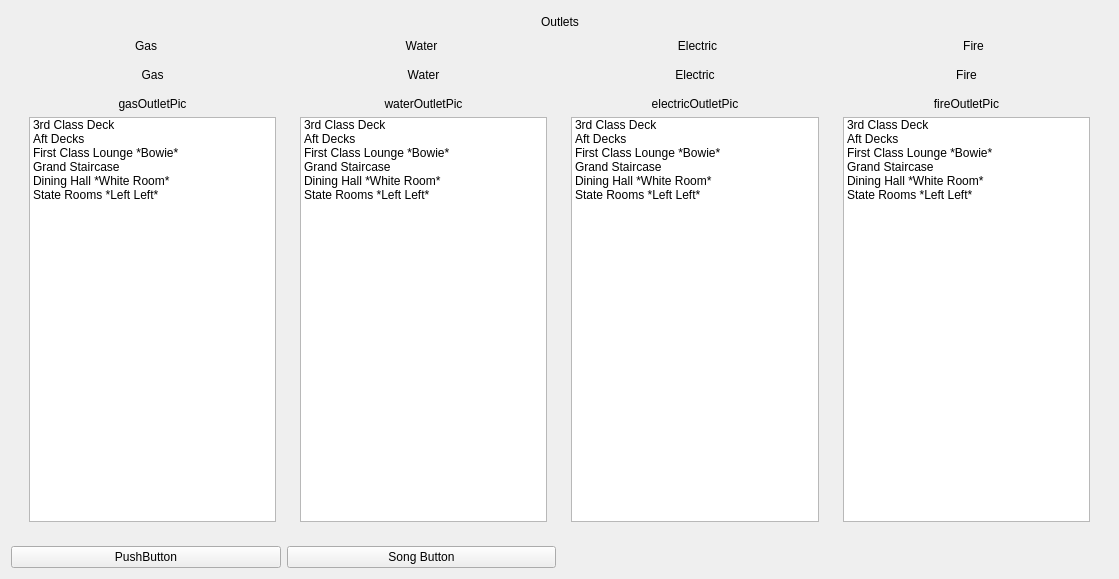
<?xml version="1.0" encoding="UTF-8"?>
<ui version="4.0">
 <class>OutletWindow</class>
 <widget class="QWidget" name="OutletWindow">
  <property name="geometry">
   <rect>
    <x>0</x>
    <y>0</y>
    <width>1119</width>
    <height>579</height>
   </rect>
  </property>
  <property name="windowTitle">
   <string>Form</string>
  </property>
  <layout class="QGridLayout" name="gridLayout">
   <item row="2" column="2">
    <widget class="QLabel" name="electric_location">
     <property name="maximumSize">
      <size>
       <width>500</width>
       <height>400</height>
      </size>
     </property>
     <property name="text">
      <string>Electric</string>
     </property>
     <property name="scaledContents">
      <bool>true</bool>
     </property>
     <property name="alignment">
      <set>Qt::AlignCenter</set>
     </property>
    </widget>
   </item>
   <item row="2" column="3">
    <widget class="QLabel" name="fire_location">
     <property name="maximumSize">
      <size>
       <width>500</width>
       <height>400</height>
      </size>
     </property>
     <property name="text">
      <string>Fire</string>
     </property>
     <property name="scaledContents">
      <bool>true</bool>
     </property>
     <property name="alignment">
      <set>Qt::AlignCenter</set>
     </property>
    </widget>
   </item>
   <item row="4" column="1">
    <widget class="QPushButton" name="pushButton_3">
     <property name="text">
      <string>Song Button</string>
     </property>
    </widget>
   </item>
   <item row="2" column="1">
    <widget class="QLabel" name="water_location">
     <property name="maximumSize">
      <size>
       <width>500</width>
       <height>400</height>
      </size>
     </property>
     <property name="text">
      <string>Water</string>
     </property>
     <property name="scaledContents">
      <bool>true</bool>
     </property>
     <property name="alignment">
      <set>Qt::AlignCenter</set>
     </property>
    </widget>
   </item>
   <item row="3" column="0" colspan="4">
    <layout class="QHBoxLayout" name="horizontalLayout">
     <item>
      <widget class="QWidget" name="widget" native="true">
       <layout class="QGridLayout" name="gridLayout_3">
        <item row="1" column="2">
         <widget class="QLabel" name="label_7">
          <property name="text">
           <string>Electric</string>
          </property>
          <property name="alignment">
           <set>Qt::AlignCenter</set>
          </property>
         </widget>
        </item>
        <item row="1" column="0">
         <widget class="QLabel" name="label_5">
          <property name="maximumSize">
           <size>
            <width>400</width>
            <height>400</height>
           </size>
          </property>
          <property name="text">
           <string>Gas</string>
          </property>
          <property name="alignment">
           <set>Qt::AlignCenter</set>
          </property>
         </widget>
        </item>
        <item row="1" column="1">
         <widget class="QLabel" name="label_6">
          <property name="maximumSize">
           <size>
            <width>400</width>
            <height>400</height>
           </size>
          </property>
          <property name="text">
           <string>Water</string>
          </property>
          <property name="alignment">
           <set>Qt::AlignCenter</set>
          </property>
         </widget>
        </item>
        <item row="1" column="3">
         <widget class="QLabel" name="label_8">
          <property name="text">
           <string>Fire</string>
          </property>
          <property name="alignment">
           <set>Qt::AlignCenter</set>
          </property>
         </widget>
        </item>
        <item row="3" column="0" colspan="4">
         <layout class="QHBoxLayout" name="horizontalLayout_2">
          <item>
           <widget class="QWidget" name="gasWidget" native="true">
            <layout class="QGridLayout" name="gridLayout_4">
             <item row="1" column="0">
              <widget class="QLabel" name="gasOutletLabel">
               <property name="sizePolicy">
                <sizepolicy hsizetype="Maximum" vsizetype="Maximum">
                 <horstretch>0</horstretch>
                 <verstretch>0</verstretch>
                </sizepolicy>
               </property>
               <property name="maximumSize">
                <size>
                 <width>500</width>
                 <height>300</height>
                </size>
               </property>
               <property name="baseSize">
                <size>
                 <width>300</width>
                 <height>200</height>
                </size>
               </property>
               <property name="text">
                <string>gasOutletPic</string>
               </property>
               <property name="scaledContents">
                <bool>true</bool>
               </property>
               <property name="alignment">
                <set>Qt::AlignCenter</set>
               </property>
              </widget>
             </item>
             <item row="2" column="0">
              <widget class="QListWidget" name="listWidget">
               <property name="palette">
                <palette>
                 <active>
                  <colorrole role="WindowText">
                   <brush brushstyle="SolidPattern">
                    <color alpha="255">
                     <red>0</red>
                     <green>0</green>
                     <blue>0</blue>
                    </color>
                   </brush>
                  </colorrole>
                  <colorrole role="Midlight">
                   <brush brushstyle="SolidPattern">
                    <color alpha="255">
                     <red>195</red>
                     <green>80</green>
                     <blue>227</blue>
                    </color>
                   </brush>
                  </colorrole>
                  <colorrole role="Dark">
                   <brush brushstyle="SolidPattern">
                    <color alpha="255">
                     <red>160</red>
                     <green>1</green>
                     <blue>1</blue>
                    </color>
                   </brush>
                  </colorrole>
                  <colorrole role="Mid">
                   <brush brushstyle="SolidPattern">
                    <color alpha="255">
                     <red>44</red>
                     <green>110</green>
                     <blue>160</blue>
                    </color>
                   </brush>
                  </colorrole>
                  <colorrole role="Text">
                   <brush brushstyle="SolidPattern">
                    <color alpha="255">
                     <red>0</red>
                     <green>0</green>
                     <blue>0</blue>
                    </color>
                   </brush>
                  </colorrole>
                  <colorrole role="ButtonText">
                   <brush brushstyle="SolidPattern">
                    <color alpha="255">
                     <red>0</red>
                     <green>0</green>
                     <blue>0</blue>
                    </color>
                   </brush>
                  </colorrole>
                  <colorrole role="Shadow">
                   <brush brushstyle="SolidPattern">
                    <color alpha="255">
                     <red>209</red>
                     <green>0</green>
                     <blue>27</blue>
                    </color>
                   </brush>
                  </colorrole>
                  <colorrole role="PlaceholderText">
                   <brush brushstyle="SolidPattern">
                    <color alpha="128">
                     <red>0</red>
                     <green>0</green>
                     <blue>0</blue>
                    </color>
                   </brush>
                  </colorrole>
                 </active>
                 <inactive>
                  <colorrole role="WindowText">
                   <brush brushstyle="SolidPattern">
                    <color alpha="255">
                     <red>0</red>
                     <green>0</green>
                     <blue>0</blue>
                    </color>
                   </brush>
                  </colorrole>
                  <colorrole role="Midlight">
                   <brush brushstyle="SolidPattern">
                    <color alpha="255">
                     <red>195</red>
                     <green>80</green>
                     <blue>227</blue>
                    </color>
                   </brush>
                  </colorrole>
                  <colorrole role="Dark">
                   <brush brushstyle="SolidPattern">
                    <color alpha="255">
                     <red>160</red>
                     <green>1</green>
                     <blue>1</blue>
                    </color>
                   </brush>
                  </colorrole>
                  <colorrole role="Mid">
                   <brush brushstyle="SolidPattern">
                    <color alpha="255">
                     <red>44</red>
                     <green>110</green>
                     <blue>160</blue>
                    </color>
                   </brush>
                  </colorrole>
                  <colorrole role="Text">
                   <brush brushstyle="SolidPattern">
                    <color alpha="255">
                     <red>0</red>
                     <green>0</green>
                     <blue>0</blue>
                    </color>
                   </brush>
                  </colorrole>
                  <colorrole role="ButtonText">
                   <brush brushstyle="SolidPattern">
                    <color alpha="255">
                     <red>0</red>
                     <green>0</green>
                     <blue>0</blue>
                    </color>
                   </brush>
                  </colorrole>
                  <colorrole role="Shadow">
                   <brush brushstyle="SolidPattern">
                    <color alpha="255">
                     <red>209</red>
                     <green>0</green>
                     <blue>27</blue>
                    </color>
                   </brush>
                  </colorrole>
                  <colorrole role="PlaceholderText">
                   <brush brushstyle="SolidPattern">
                    <color alpha="128">
                     <red>0</red>
                     <green>0</green>
                     <blue>0</blue>
                    </color>
                   </brush>
                  </colorrole>
                 </inactive>
                 <disabled>
                  <colorrole role="WindowText">
                   <brush brushstyle="SolidPattern">
                    <color alpha="255">
                     <red>160</red>
                     <green>1</green>
                     <blue>1</blue>
                    </color>
                   </brush>
                  </colorrole>
                  <colorrole role="Midlight">
                   <brush brushstyle="SolidPattern">
                    <color alpha="255">
                     <red>195</red>
                     <green>80</green>
                     <blue>227</blue>
                    </color>
                   </brush>
                  </colorrole>
                  <colorrole role="Dark">
                   <brush brushstyle="SolidPattern">
                    <color alpha="255">
                     <red>160</red>
                     <green>1</green>
                     <blue>1</blue>
                    </color>
                   </brush>
                  </colorrole>
                  <colorrole role="Mid">
                   <brush brushstyle="SolidPattern">
                    <color alpha="255">
                     <red>44</red>
                     <green>110</green>
                     <blue>160</blue>
                    </color>
                   </brush>
                  </colorrole>
                  <colorrole role="Text">
                   <brush brushstyle="SolidPattern">
                    <color alpha="255">
                     <red>160</red>
                     <green>1</green>
                     <blue>1</blue>
                    </color>
                   </brush>
                  </colorrole>
                  <colorrole role="ButtonText">
                   <brush brushstyle="SolidPattern">
                    <color alpha="255">
                     <red>160</red>
                     <green>1</green>
                     <blue>1</blue>
                    </color>
                   </brush>
                  </colorrole>
                  <colorrole role="Shadow">
                   <brush brushstyle="SolidPattern">
                    <color alpha="255">
                     <red>209</red>
                     <green>0</green>
                     <blue>27</blue>
                    </color>
                   </brush>
                  </colorrole>
                  <colorrole role="PlaceholderText">
                   <brush brushstyle="SolidPattern">
                    <color alpha="128">
                     <red>0</red>
                     <green>0</green>
                     <blue>0</blue>
                    </color>
                   </brush>
                  </colorrole>
                 </disabled>
                </palette>
               </property>
               <property name="selectionBehavior">
                <enum>QAbstractItemView::SelectRows</enum>
               </property>
               <property name="layoutMode">
                <enum>QListView::SinglePass</enum>
               </property>
               <property name="uniformItemSizes">
                <bool>true</bool>
               </property>
               <item>
                <property name="text">
                 <string>3rd Class Deck</string>
                </property>
               </item>
               <item>
                <property name="text">
                 <string>Aft Decks</string>
                </property>
               </item>
               <item>
                <property name="text">
                 <string>First Class Lounge *Bowie*</string>
                </property>
               </item>
               <item>
                <property name="text">
                 <string>Grand Staircase</string>
                </property>
               </item>
               <item>
                <property name="text">
                 <string>Dining Hall *White Room*</string>
                </property>
               </item>
               <item>
                <property name="text">
                 <string>State Rooms *Left Left*</string>
                </property>
               </item>
              </widget>
             </item>
            </layout>
           </widget>
          </item>
          <item>
           <widget class="QWidget" name="widget_3" native="true">
            <layout class="QGridLayout" name="gridLayout_5">
             <item row="1" column="2">
              <widget class="QLabel" name="waterOutletLabel">
               <property name="maximumSize">
                <size>
                 <width>500</width>
                 <height>300</height>
                </size>
               </property>
               <property name="baseSize">
                <size>
                 <width>300</width>
                 <height>200</height>
                </size>
               </property>
               <property name="text">
                <string>waterOutletPic</string>
               </property>
               <property name="scaledContents">
                <bool>true</bool>
               </property>
               <property name="alignment">
                <set>Qt::AlignCenter</set>
               </property>
              </widget>
             </item>
             <item row="2" column="2">
              <widget class="QListWidget" name="listWidget_2">
               <property name="palette">
                <palette>
                 <active>
                  <colorrole role="WindowText">
                   <brush brushstyle="SolidPattern">
                    <color alpha="255">
                     <red>0</red>
                     <green>0</green>
                     <blue>0</blue>
                    </color>
                   </brush>
                  </colorrole>
                  <colorrole role="Midlight">
                   <brush brushstyle="SolidPattern">
                    <color alpha="255">
                     <red>195</red>
                     <green>80</green>
                     <blue>227</blue>
                    </color>
                   </brush>
                  </colorrole>
                  <colorrole role="Dark">
                   <brush brushstyle="SolidPattern">
                    <color alpha="255">
                     <red>160</red>
                     <green>1</green>
                     <blue>1</blue>
                    </color>
                   </brush>
                  </colorrole>
                  <colorrole role="Mid">
                   <brush brushstyle="SolidPattern">
                    <color alpha="255">
                     <red>44</red>
                     <green>110</green>
                     <blue>160</blue>
                    </color>
                   </brush>
                  </colorrole>
                  <colorrole role="Text">
                   <brush brushstyle="SolidPattern">
                    <color alpha="255">
                     <red>0</red>
                     <green>0</green>
                     <blue>0</blue>
                    </color>
                   </brush>
                  </colorrole>
                  <colorrole role="ButtonText">
                   <brush brushstyle="SolidPattern">
                    <color alpha="255">
                     <red>0</red>
                     <green>0</green>
                     <blue>0</blue>
                    </color>
                   </brush>
                  </colorrole>
                  <colorrole role="Shadow">
                   <brush brushstyle="SolidPattern">
                    <color alpha="255">
                     <red>209</red>
                     <green>0</green>
                     <blue>27</blue>
                    </color>
                   </brush>
                  </colorrole>
                  <colorrole role="PlaceholderText">
                   <brush brushstyle="SolidPattern">
                    <color alpha="128">
                     <red>0</red>
                     <green>0</green>
                     <blue>0</blue>
                    </color>
                   </brush>
                  </colorrole>
                 </active>
                 <inactive>
                  <colorrole role="WindowText">
                   <brush brushstyle="SolidPattern">
                    <color alpha="255">
                     <red>0</red>
                     <green>0</green>
                     <blue>0</blue>
                    </color>
                   </brush>
                  </colorrole>
                  <colorrole role="Midlight">
                   <brush brushstyle="SolidPattern">
                    <color alpha="255">
                     <red>195</red>
                     <green>80</green>
                     <blue>227</blue>
                    </color>
                   </brush>
                  </colorrole>
                  <colorrole role="Dark">
                   <brush brushstyle="SolidPattern">
                    <color alpha="255">
                     <red>160</red>
                     <green>1</green>
                     <blue>1</blue>
                    </color>
                   </brush>
                  </colorrole>
                  <colorrole role="Mid">
                   <brush brushstyle="SolidPattern">
                    <color alpha="255">
                     <red>44</red>
                     <green>110</green>
                     <blue>160</blue>
                    </color>
                   </brush>
                  </colorrole>
                  <colorrole role="Text">
                   <brush brushstyle="SolidPattern">
                    <color alpha="255">
                     <red>0</red>
                     <green>0</green>
                     <blue>0</blue>
                    </color>
                   </brush>
                  </colorrole>
                  <colorrole role="ButtonText">
                   <brush brushstyle="SolidPattern">
                    <color alpha="255">
                     <red>0</red>
                     <green>0</green>
                     <blue>0</blue>
                    </color>
                   </brush>
                  </colorrole>
                  <colorrole role="Shadow">
                   <brush brushstyle="SolidPattern">
                    <color alpha="255">
                     <red>209</red>
                     <green>0</green>
                     <blue>27</blue>
                    </color>
                   </brush>
                  </colorrole>
                  <colorrole role="PlaceholderText">
                   <brush brushstyle="SolidPattern">
                    <color alpha="128">
                     <red>0</red>
                     <green>0</green>
                     <blue>0</blue>
                    </color>
                   </brush>
                  </colorrole>
                 </inactive>
                 <disabled>
                  <colorrole role="WindowText">
                   <brush brushstyle="SolidPattern">
                    <color alpha="255">
                     <red>160</red>
                     <green>1</green>
                     <blue>1</blue>
                    </color>
                   </brush>
                  </colorrole>
                  <colorrole role="Midlight">
                   <brush brushstyle="SolidPattern">
                    <color alpha="255">
                     <red>195</red>
                     <green>80</green>
                     <blue>227</blue>
                    </color>
                   </brush>
                  </colorrole>
                  <colorrole role="Dark">
                   <brush brushstyle="SolidPattern">
                    <color alpha="255">
                     <red>160</red>
                     <green>1</green>
                     <blue>1</blue>
                    </color>
                   </brush>
                  </colorrole>
                  <colorrole role="Mid">
                   <brush brushstyle="SolidPattern">
                    <color alpha="255">
                     <red>44</red>
                     <green>110</green>
                     <blue>160</blue>
                    </color>
                   </brush>
                  </colorrole>
                  <colorrole role="Text">
                   <brush brushstyle="SolidPattern">
                    <color alpha="255">
                     <red>160</red>
                     <green>1</green>
                     <blue>1</blue>
                    </color>
                   </brush>
                  </colorrole>
                  <colorrole role="ButtonText">
                   <brush brushstyle="SolidPattern">
                    <color alpha="255">
                     <red>160</red>
                     <green>1</green>
                     <blue>1</blue>
                    </color>
                   </brush>
                  </colorrole>
                  <colorrole role="Shadow">
                   <brush brushstyle="SolidPattern">
                    <color alpha="255">
                     <red>209</red>
                     <green>0</green>
                     <blue>27</blue>
                    </color>
                   </brush>
                  </colorrole>
                  <colorrole role="PlaceholderText">
                   <brush brushstyle="SolidPattern">
                    <color alpha="128">
                     <red>0</red>
                     <green>0</green>
                     <blue>0</blue>
                    </color>
                   </brush>
                  </colorrole>
                 </disabled>
                </palette>
               </property>
               <property name="selectionBehavior">
                <enum>QAbstractItemView::SelectRows</enum>
               </property>
               <property name="layoutMode">
                <enum>QListView::SinglePass</enum>
               </property>
               <property name="uniformItemSizes">
                <bool>true</bool>
               </property>
               <item>
                <property name="text">
                 <string>3rd Class Deck</string>
                </property>
               </item>
               <item>
                <property name="text">
                 <string>Aft Decks</string>
                </property>
               </item>
               <item>
                <property name="text">
                 <string>First Class Lounge *Bowie*</string>
                </property>
               </item>
               <item>
                <property name="text">
                 <string>Grand Staircase</string>
                </property>
               </item>
               <item>
                <property name="text">
                 <string>Dining Hall *White Room*</string>
                </property>
               </item>
               <item>
                <property name="text">
                 <string>State Rooms *Left Left*</string>
                </property>
               </item>
              </widget>
             </item>
            </layout>
           </widget>
          </item>
          <item>
           <widget class="QWidget" name="widget_4" native="true">
            <layout class="QGridLayout" name="gridLayout_6">
             <item row="1" column="0">
              <widget class="QLabel" name="electricOutletLabel">
               <property name="maximumSize">
                <size>
                 <width>500</width>
                 <height>300</height>
                </size>
               </property>
               <property name="baseSize">
                <size>
                 <width>300</width>
                 <height>200</height>
                </size>
               </property>
               <property name="text">
                <string>electricOutletPic</string>
               </property>
               <property name="scaledContents">
                <bool>true</bool>
               </property>
               <property name="alignment">
                <set>Qt::AlignCenter</set>
               </property>
              </widget>
             </item>
             <item row="2" column="0">
              <widget class="QListWidget" name="listWidget_3">
               <property name="palette">
                <palette>
                 <active>
                  <colorrole role="WindowText">
                   <brush brushstyle="SolidPattern">
                    <color alpha="255">
                     <red>0</red>
                     <green>0</green>
                     <blue>0</blue>
                    </color>
                   </brush>
                  </colorrole>
                  <colorrole role="Midlight">
                   <brush brushstyle="SolidPattern">
                    <color alpha="255">
                     <red>195</red>
                     <green>80</green>
                     <blue>227</blue>
                    </color>
                   </brush>
                  </colorrole>
                  <colorrole role="Dark">
                   <brush brushstyle="SolidPattern">
                    <color alpha="255">
                     <red>160</red>
                     <green>1</green>
                     <blue>1</blue>
                    </color>
                   </brush>
                  </colorrole>
                  <colorrole role="Mid">
                   <brush brushstyle="SolidPattern">
                    <color alpha="255">
                     <red>44</red>
                     <green>110</green>
                     <blue>160</blue>
                    </color>
                   </brush>
                  </colorrole>
                  <colorrole role="Text">
                   <brush brushstyle="SolidPattern">
                    <color alpha="255">
                     <red>0</red>
                     <green>0</green>
                     <blue>0</blue>
                    </color>
                   </brush>
                  </colorrole>
                  <colorrole role="ButtonText">
                   <brush brushstyle="SolidPattern">
                    <color alpha="255">
                     <red>0</red>
                     <green>0</green>
                     <blue>0</blue>
                    </color>
                   </brush>
                  </colorrole>
                  <colorrole role="Shadow">
                   <brush brushstyle="SolidPattern">
                    <color alpha="255">
                     <red>209</red>
                     <green>0</green>
                     <blue>27</blue>
                    </color>
                   </brush>
                  </colorrole>
                  <colorrole role="PlaceholderText">
                   <brush brushstyle="SolidPattern">
                    <color alpha="128">
                     <red>0</red>
                     <green>0</green>
                     <blue>0</blue>
                    </color>
                   </brush>
                  </colorrole>
                 </active>
                 <inactive>
                  <colorrole role="WindowText">
                   <brush brushstyle="SolidPattern">
                    <color alpha="255">
                     <red>0</red>
                     <green>0</green>
                     <blue>0</blue>
                    </color>
                   </brush>
                  </colorrole>
                  <colorrole role="Midlight">
                   <brush brushstyle="SolidPattern">
                    <color alpha="255">
                     <red>195</red>
                     <green>80</green>
                     <blue>227</blue>
                    </color>
                   </brush>
                  </colorrole>
                  <colorrole role="Dark">
                   <brush brushstyle="SolidPattern">
                    <color alpha="255">
                     <red>160</red>
                     <green>1</green>
                     <blue>1</blue>
                    </color>
                   </brush>
                  </colorrole>
                  <colorrole role="Mid">
                   <brush brushstyle="SolidPattern">
                    <color alpha="255">
                     <red>44</red>
                     <green>110</green>
                     <blue>160</blue>
                    </color>
                   </brush>
                  </colorrole>
                  <colorrole role="Text">
                   <brush brushstyle="SolidPattern">
                    <color alpha="255">
                     <red>0</red>
                     <green>0</green>
                     <blue>0</blue>
                    </color>
                   </brush>
                  </colorrole>
                  <colorrole role="ButtonText">
                   <brush brushstyle="SolidPattern">
                    <color alpha="255">
                     <red>0</red>
                     <green>0</green>
                     <blue>0</blue>
                    </color>
                   </brush>
                  </colorrole>
                  <colorrole role="Shadow">
                   <brush brushstyle="SolidPattern">
                    <color alpha="255">
                     <red>209</red>
                     <green>0</green>
                     <blue>27</blue>
                    </color>
                   </brush>
                  </colorrole>
                  <colorrole role="PlaceholderText">
                   <brush brushstyle="SolidPattern">
                    <color alpha="128">
                     <red>0</red>
                     <green>0</green>
                     <blue>0</blue>
                    </color>
                   </brush>
                  </colorrole>
                 </inactive>
                 <disabled>
                  <colorrole role="WindowText">
                   <brush brushstyle="SolidPattern">
                    <color alpha="255">
                     <red>160</red>
                     <green>1</green>
                     <blue>1</blue>
                    </color>
                   </brush>
                  </colorrole>
                  <colorrole role="Midlight">
                   <brush brushstyle="SolidPattern">
                    <color alpha="255">
                     <red>195</red>
                     <green>80</green>
                     <blue>227</blue>
                    </color>
                   </brush>
                  </colorrole>
                  <colorrole role="Dark">
                   <brush brushstyle="SolidPattern">
                    <color alpha="255">
                     <red>160</red>
                     <green>1</green>
                     <blue>1</blue>
                    </color>
                   </brush>
                  </colorrole>
                  <colorrole role="Mid">
                   <brush brushstyle="SolidPattern">
                    <color alpha="255">
                     <red>44</red>
                     <green>110</green>
                     <blue>160</blue>
                    </color>
                   </brush>
                  </colorrole>
                  <colorrole role="Text">
                   <brush brushstyle="SolidPattern">
                    <color alpha="255">
                     <red>160</red>
                     <green>1</green>
                     <blue>1</blue>
                    </color>
                   </brush>
                  </colorrole>
                  <colorrole role="ButtonText">
                   <brush brushstyle="SolidPattern">
                    <color alpha="255">
                     <red>160</red>
                     <green>1</green>
                     <blue>1</blue>
                    </color>
                   </brush>
                  </colorrole>
                  <colorrole role="Shadow">
                   <brush brushstyle="SolidPattern">
                    <color alpha="255">
                     <red>209</red>
                     <green>0</green>
                     <blue>27</blue>
                    </color>
                   </brush>
                  </colorrole>
                  <colorrole role="PlaceholderText">
                   <brush brushstyle="SolidPattern">
                    <color alpha="128">
                     <red>0</red>
                     <green>0</green>
                     <blue>0</blue>
                    </color>
                   </brush>
                  </colorrole>
                 </disabled>
                </palette>
               </property>
               <property name="selectionBehavior">
                <enum>QAbstractItemView::SelectRows</enum>
               </property>
               <property name="layoutMode">
                <enum>QListView::SinglePass</enum>
               </property>
               <property name="uniformItemSizes">
                <bool>true</bool>
               </property>
               <item>
                <property name="text">
                 <string>3rd Class Deck</string>
                </property>
               </item>
               <item>
                <property name="text">
                 <string>Aft Decks</string>
                </property>
               </item>
               <item>
                <property name="text">
                 <string>First Class Lounge *Bowie*</string>
                </property>
               </item>
               <item>
                <property name="text">
                 <string>Grand Staircase</string>
                </property>
               </item>
               <item>
                <property name="text">
                 <string>Dining Hall *White Room*</string>
                </property>
               </item>
               <item>
                <property name="text">
                 <string>State Rooms *Left Left*</string>
                </property>
               </item>
              </widget>
             </item>
            </layout>
           </widget>
          </item>
          <item>
           <widget class="QWidget" name="widget_5" native="true">
            <property name="maximumSize">
             <size>
              <width>16777215</width>
              <height>16777215</height>
             </size>
            </property>
            <layout class="QGridLayout" name="gridLayout_7">
             <item row="2" column="0">
              <widget class="QListWidget" name="listWidget_4">
               <property name="palette">
                <palette>
                 <active>
                  <colorrole role="WindowText">
                   <brush brushstyle="SolidPattern">
                    <color alpha="255">
                     <red>0</red>
                     <green>0</green>
                     <blue>0</blue>
                    </color>
                   </brush>
                  </colorrole>
                  <colorrole role="Midlight">
                   <brush brushstyle="SolidPattern">
                    <color alpha="255">
                     <red>195</red>
                     <green>80</green>
                     <blue>227</blue>
                    </color>
                   </brush>
                  </colorrole>
                  <colorrole role="Dark">
                   <brush brushstyle="SolidPattern">
                    <color alpha="255">
                     <red>160</red>
                     <green>1</green>
                     <blue>1</blue>
                    </color>
                   </brush>
                  </colorrole>
                  <colorrole role="Mid">
                   <brush brushstyle="SolidPattern">
                    <color alpha="255">
                     <red>44</red>
                     <green>110</green>
                     <blue>160</blue>
                    </color>
                   </brush>
                  </colorrole>
                  <colorrole role="Text">
                   <brush brushstyle="SolidPattern">
                    <color alpha="255">
                     <red>0</red>
                     <green>0</green>
                     <blue>0</blue>
                    </color>
                   </brush>
                  </colorrole>
                  <colorrole role="ButtonText">
                   <brush brushstyle="SolidPattern">
                    <color alpha="255">
                     <red>0</red>
                     <green>0</green>
                     <blue>0</blue>
                    </color>
                   </brush>
                  </colorrole>
                  <colorrole role="Shadow">
                   <brush brushstyle="SolidPattern">
                    <color alpha="255">
                     <red>209</red>
                     <green>0</green>
                     <blue>27</blue>
                    </color>
                   </brush>
                  </colorrole>
                  <colorrole role="PlaceholderText">
                   <brush brushstyle="SolidPattern">
                    <color alpha="128">
                     <red>0</red>
                     <green>0</green>
                     <blue>0</blue>
                    </color>
                   </brush>
                  </colorrole>
                 </active>
                 <inactive>
                  <colorrole role="WindowText">
                   <brush brushstyle="SolidPattern">
                    <color alpha="255">
                     <red>0</red>
                     <green>0</green>
                     <blue>0</blue>
                    </color>
                   </brush>
                  </colorrole>
                  <colorrole role="Midlight">
                   <brush brushstyle="SolidPattern">
                    <color alpha="255">
                     <red>195</red>
                     <green>80</green>
                     <blue>227</blue>
                    </color>
                   </brush>
                  </colorrole>
                  <colorrole role="Dark">
                   <brush brushstyle="SolidPattern">
                    <color alpha="255">
                     <red>160</red>
                     <green>1</green>
                     <blue>1</blue>
                    </color>
                   </brush>
                  </colorrole>
                  <colorrole role="Mid">
                   <brush brushstyle="SolidPattern">
                    <color alpha="255">
                     <red>44</red>
                     <green>110</green>
                     <blue>160</blue>
                    </color>
                   </brush>
                  </colorrole>
                  <colorrole role="Text">
                   <brush brushstyle="SolidPattern">
                    <color alpha="255">
                     <red>0</red>
                     <green>0</green>
                     <blue>0</blue>
                    </color>
                   </brush>
                  </colorrole>
                  <colorrole role="ButtonText">
                   <brush brushstyle="SolidPattern">
                    <color alpha="255">
                     <red>0</red>
                     <green>0</green>
                     <blue>0</blue>
                    </color>
                   </brush>
                  </colorrole>
                  <colorrole role="Shadow">
                   <brush brushstyle="SolidPattern">
                    <color alpha="255">
                     <red>209</red>
                     <green>0</green>
                     <blue>27</blue>
                    </color>
                   </brush>
                  </colorrole>
                  <colorrole role="PlaceholderText">
                   <brush brushstyle="SolidPattern">
                    <color alpha="128">
                     <red>0</red>
                     <green>0</green>
                     <blue>0</blue>
                    </color>
                   </brush>
                  </colorrole>
                 </inactive>
                 <disabled>
                  <colorrole role="WindowText">
                   <brush brushstyle="SolidPattern">
                    <color alpha="255">
                     <red>160</red>
                     <green>1</green>
                     <blue>1</blue>
                    </color>
                   </brush>
                  </colorrole>
                  <colorrole role="Midlight">
                   <brush brushstyle="SolidPattern">
                    <color alpha="255">
                     <red>195</red>
                     <green>80</green>
                     <blue>227</blue>
                    </color>
                   </brush>
                  </colorrole>
                  <colorrole role="Dark">
                   <brush brushstyle="SolidPattern">
                    <color alpha="255">
                     <red>160</red>
                     <green>1</green>
                     <blue>1</blue>
                    </color>
                   </brush>
                  </colorrole>
                  <colorrole role="Mid">
                   <brush brushstyle="SolidPattern">
                    <color alpha="255">
                     <red>44</red>
                     <green>110</green>
                     <blue>160</blue>
                    </color>
                   </brush>
                  </colorrole>
                  <colorrole role="Text">
                   <brush brushstyle="SolidPattern">
                    <color alpha="255">
                     <red>160</red>
                     <green>1</green>
                     <blue>1</blue>
                    </color>
                   </brush>
                  </colorrole>
                  <colorrole role="ButtonText">
                   <brush brushstyle="SolidPattern">
                    <color alpha="255">
                     <red>160</red>
                     <green>1</green>
                     <blue>1</blue>
                    </color>
                   </brush>
                  </colorrole>
                  <colorrole role="Shadow">
                   <brush brushstyle="SolidPattern">
                    <color alpha="255">
                     <red>209</red>
                     <green>0</green>
                     <blue>27</blue>
                    </color>
                   </brush>
                  </colorrole>
                  <colorrole role="PlaceholderText">
                   <brush brushstyle="SolidPattern">
                    <color alpha="128">
                     <red>0</red>
                     <green>0</green>
                     <blue>0</blue>
                    </color>
                   </brush>
                  </colorrole>
                 </disabled>
                </palette>
               </property>
               <property name="selectionBehavior">
                <enum>QAbstractItemView::SelectRows</enum>
               </property>
               <property name="layoutMode">
                <enum>QListView::SinglePass</enum>
               </property>
               <property name="uniformItemSizes">
                <bool>true</bool>
               </property>
               <item>
                <property name="text">
                 <string>3rd Class Deck</string>
                </property>
               </item>
               <item>
                <property name="text">
                 <string>Aft Decks</string>
                </property>
               </item>
               <item>
                <property name="text">
                 <string>First Class Lounge *Bowie*</string>
                </property>
               </item>
               <item>
                <property name="text">
                 <string>Grand Staircase</string>
                </property>
               </item>
               <item>
                <property name="text">
                 <string>Dining Hall *White Room*</string>
                </property>
               </item>
               <item>
                <property name="text">
                 <string>State Rooms *Left Left*</string>
                </property>
               </item>
              </widget>
             </item>
             <item row="1" column="0">
              <widget class="QLabel" name="fireOutletLabel">
               <property name="maximumSize">
                <size>
                 <width>500</width>
                 <height>300</height>
                </size>
               </property>
               <property name="baseSize">
                <size>
                 <width>300</width>
                 <height>200</height>
                </size>
               </property>
               <property name="text">
                <string>fireOutletPic</string>
               </property>
               <property name="scaledContents">
                <bool>true</bool>
               </property>
               <property name="alignment">
                <set>Qt::AlignCenter</set>
               </property>
              </widget>
             </item>
            </layout>
           </widget>
          </item>
         </layout>
        </item>
       </layout>
      </widget>
     </item>
    </layout>
   </item>
   <item row="4" column="0">
    <widget class="QPushButton" name="pushButton">
     <property name="text">
      <string>PushButton</string>
     </property>
    </widget>
   </item>
   <item row="2" column="0">
    <widget class="QLabel" name="gas_location">
     <property name="maximumSize">
      <size>
       <width>500</width>
       <height>400</height>
      </size>
     </property>
     <property name="text">
      <string>Gas</string>
     </property>
     <property name="scaledContents">
      <bool>true</bool>
     </property>
     <property name="alignment">
      <set>Qt::AlignCenter</set>
     </property>
    </widget>
   </item>
   <item row="1" column="1" colspan="2">
    <widget class="QPushButton" name="pushButton_2">
     <property name="text">
      <string>Outlets</string>
     </property>
     <property name="flat">
      <bool>true</bool>
     </property>
    </widget>
   </item>
  </layout>
 </widget>
 <resources/>
 <connections/>
</ui>
